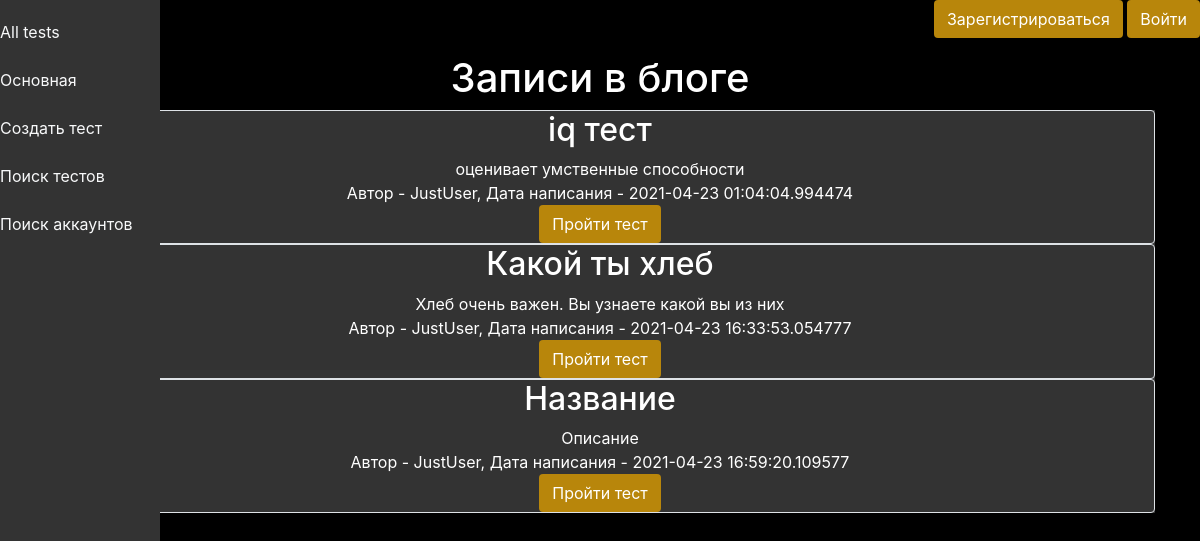
Before: / with the older database file.
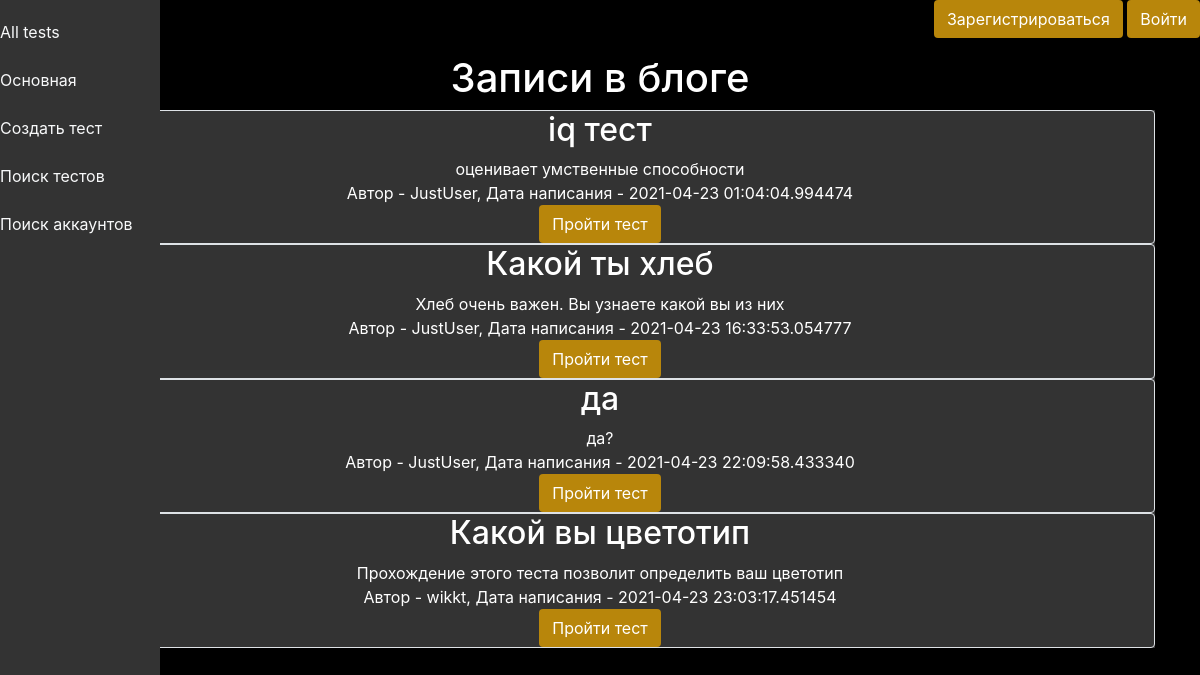
After: the same page with the newer database file.
### data/news.py (models this page shows)
class Tests(SqlAlchemyBase):
    __tablename__ = 'tests'
    id = sqlalchemy.Column(sqlalchemy.Integer,
                           primary_key=True, autoincrement=True)
    title = sqlalchemy.Column(sqlalchemy.String, nullable=True)
    content = sqlalchemy.Column(sqlalchemy.String, nullable=True)
    tegs = sqlalchemy.Column(sqlalchemy.String, nullable=True)
    created_date = sqlalchemy.Column(sqlalchemy.DateTime,
                                     default=datetime.datetime.now)
    questions = sqlalchemy.Column(sqlalchemy.String, nullable=True)
    user_id = sqlalchemy.Column(sqlalchemy.Integer,
                                sqlalchemy.ForeignKey("users.id"))
    user = orm.relation('User')
    result = sqlalchemy.Column(sqlalchemy.String, nullable=True)

### data/users.py (models this page shows, shortened)
class User(SqlAlchemyBase, UserMixin):
    __tablename__ = 'users'
    id = sqlalchemy.Column(sqlalchemy.Integer,
                           primary_key=True, autoincrement=True)
    name = sqlalchemy.Column(sqlalchemy.String, nullable=True)
    about = sqlalchemy.Column(sqlalchemy.String, nullable=True)
    email = sqlalchemy.Column(sqlalchemy.String,
                              index=True, unique=True, nullable=True)
    hashed_password = sqlalchemy.Column(sqlalchemy.String, nullable=True)
    created_date = sqlalchemy.Column(sqlalchemy.DateTime,
                                     default=datetime.datetime.now)
    admin = sqlalchemy.Column(sqlalchemy.Boolean, nullable=True, default=False)
    news = orm.relation("News", back_populates='user')

### main.py (the view)
@app.route("/")
def index():
    db_sess = db_session.create_session()
    posts = 'Записи в блоге'
    tests = db_sess.query(Tests)
    return render_template("index.html", news=tests, posts=posts)

### data/db_session.py (called while the page is built)
def create_session() -> Session:
    global __factory
    return __factory()

### templates/index.html (shortened to what this page needs)
{% extends "base.html" %}
{% block content %}
<h1 align="center">Записи в блоге</h1>
<div class="in_back">
        {% for item in news%}
    <div class="col-md6 border rounded" align="center">
        <h2>{{item.title}}</h2>
        <div>
            {{item.content}}
        </div>
        <div>
            Автор - {{item.user.name}}, Дата написания - {{item.created_date}}
        </div>
        {% if current_user.is_authenticated and (current_user == item.user or current_user.admin) %}
        <div>
            <a href="/tests_delete/{{ item.id }}" class="btn">
                Удалить
            </a>
            <a href="/tests_page/{{item.id}}" class="btn">
                Пройти тест
            </a>
        </div>
        {% else %}
           <div>
               <a href="/tests_page/{{item.id}}" class="btn">
                Пройти тест
            </a>
           </div>
        {% endif %}
    </div>
    {% endfor %}
</div>
{% endblock %}

### templates/base.html (shortened to what this page needs)
<!doctype html>
<html lang="en">
<head>
    <link rel="stylesheet"
          href="https://stackpath.bootstrapcdn.com/bootstrap/4.4.1/css/bootstrap.min.css"
>
</head>
<body class="site">
<header>
    <div class="left_nav">
        <a class="text-light" href="/">All tests</a>
        <br>
        <br>
        <a href="/" class="text-light">
            Основная
        </a>
        <br>
        <br>
        <a href="/tests/create" class="text-light">
            Создать тест
        </a>
        <br>
        <br>
        <a href="/search" class="text-light">
            Поиск тестов
        </a>
        <br>
        <br>
        <a href="/acc_page_search" class="text-light">
            Поиск аккаунтов
        </a>
    </div>
    <div align="right" class="up_site">
        {% if current_user.is_authenticated %}
        <p>
            <a href="/acc_page_id//{{current_user.id}}">
                <b class="text-light">{{ current_user.name }}</b>
            </a>
            <a class="btn" href="/logout">Выйти</a>
        </p>
        {% else %}
        <p>
            <a class="btn" href="/register">Зарегистрироваться</a>
            <a class="btn" href="/login">Войти</a>
        </p>
        {% endif %}
    </div>
</header>
<main role="main" class="container">
    <div class="font">
        {% block content %}{% endblock %}
    </div>
</main>
</body>
</html>

### templates/base.html (style rules this page uses)
.left_nav { height: 100%; width: 160px; position: fixed; z-index: 1; top: 0; left: 0; background-color: #333; overflow-x: hidden; padding-top: 20px; }
.up_site { width: 100%; background-color: #000000; }
.site { height: 100% width: 100%; background-color: #000000; }
.font { background-color: #000000; color: #ffffff; }
.in_back { background-color: #333; }
.btn { background-color: #B8860B; color: white; }

Changed rows visible on the page:
removed Tests: title "Название", content "Описание", user.name "JustUser", created_date "2021-04-23 16:59:20.109577"
added Tests: title "да", content "да?", user.name "JustUser", created_date "2021-04-23 22:09:58.433340"
added Tests: title "Какой вы цветотип", content "Прохождение этого теста позволит определить ваш цветотип", user.name "wikkt", created_date "2021-04-23 23:03:17.451454"
